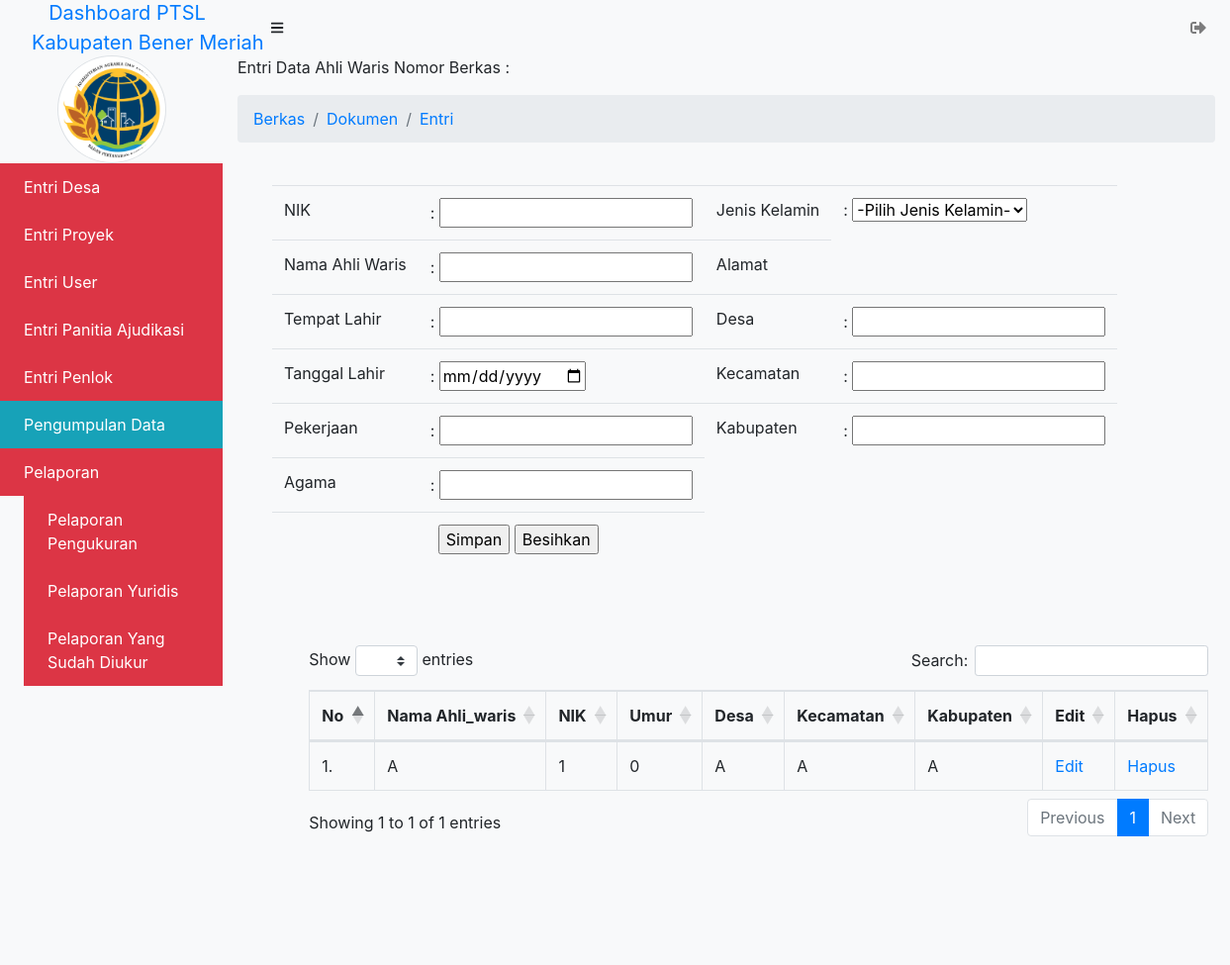
Before: /admin/pemb_berkas/dokumen/entri/entri_ahli_waris.php (signed in) with the older database file.
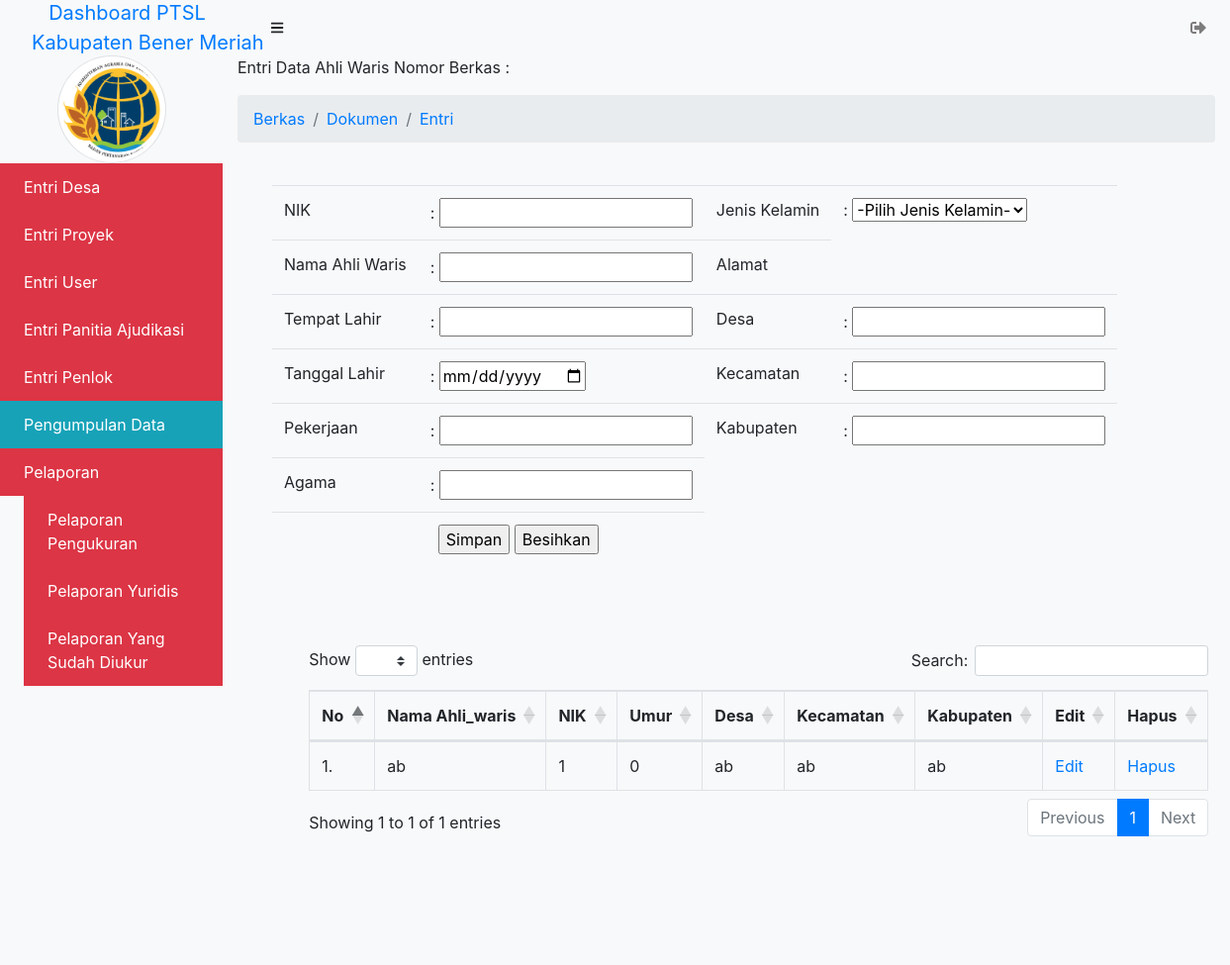
After: the same page with the newer database file.
### tables this page shows
CREATE TABLE `ahli_waris` (
  `id_ahli_waris` int(11) NOT NULL,
  `nik_ahli_waris` varchar(255) NOT NULL,
  `id_jk` int(11) NOT NULL,
  `nama_ahli_waris` varchar(255) NOT NULL,
  `temp_lahir_ahli_waris` varchar(255) NOT NULL,
  `desa_ahli_waris` varchar(255) NOT NULL,
  `tgl_lahir_ahli_waris` date DEFAULT NULL,
  `kecamatan_ahli_waris` varchar(255) NOT NULL,
  `pekerjaan_ahli_waris` varchar(255) NOT NULL,
  `kabupaten_ahli_waris` varchar(255) NOT NULL,
  `agama_ahli_waris` varchar(255) NOT NULL
);

### admin/pemb_berkas/dokumen/entri/entri_ahli_waris.php (the view, shortened to what the changed rows need)
<?php $title = "Entri Data Ahli Waris";
include_once('../../../_header.php');
?>
            <div id="layoutSidenav_content">
                <main>
<?php
function tambah($koneksi){
    ?>
                        <div class="row">
                            <div class="col-xl-auto offset-xl-1">
    <?php
}
function tampil_data($koneksi){
    $sql = "SELECT *, (Select YEAR(curdate()) - YEAR(tgl_lahir_ahli_waris)) AS usia FROM ahli_waris LEFT JOIN jenis_kelamin ON ahli_waris.id_jk = jenis_kelamin.id_jk";
    $query = mysqli_query($koneksi, $sql);
    $nomor = 1;
        echo "<fieldset>";
        echo "<div class='table-responsive'>";
        echo "<table class='table table-responsive-sm table-bordered table-hover' id='user' border='1' cellpadding='10'>";
        echo "<thead>";
            echo "<tr>";
            echo "<th>No</th>
                <th>Nama Ahli_waris</th>
                <th>NIK</th>
                <th>Umur</th>
                <th>Desa</th>
                <th>Kecamatan</th>
                <th>Kabupaten</th>
                <th>Edit</th>
                <th>Hapus</th>";
            echo "</tr>";
        echo "</thead>";
        echo "<tbody>";
    while($data = mysqli_fetch_array($query)){
        ?>
            <tr>
                <td><?= $nomor++; ?>.</td>
                <td><?php echo $data['nama_ahli_waris']; ?></td>
                <td><?php echo $data['nik_ahli_waris']; ?></td>
                <td><?php echo $data['usia']; ?></td>
                <td><?php echo $data['desa_ahli_waris']; ?></td>
                <td><?php echo $data['kecamatan_ahli_waris']; ?></td>
                <td><?php echo $data['kabupaten_ahli_waris']; ?></td>
                <td>
                    <a href="entri_ahli_waris.php?aksi=update&id=<?php echo $data['id_ahli_waris']; ?>
                    &nik_ahli_waris=<?php echo $data['nik_ahli_waris']; ?>&jk=<?php echo $data['id_jk']; ?>
                    &nama_ahli_waris=<?php echo $data['nama_ahli_waris']; ?>&temp_lahir_ahli_waris=<?php echo $data['temp_lahir_ahli_waris']; ?>
                    &desa_ahli_waris=<?php echo $data['desa_ahli_waris']; ?>&tgl_lahir_ahli_waris=<?php echo $data['tgl_lahir_ahli_waris']; ?>
                    &kecamatan_ahli_waris=<?php echo $data['kecamatan_ahli_waris']; ?>&pekerjaan_ahli_waris=<?php echo $data['pekerjaan_ahli_waris']; ?>
                    &kabupaten_ahli_waris=<?php echo $data['kabupaten_ahli_waris']; ?>&agama_ahli_waris=<?php echo $data['agama_ahli_waris']; ?>">Edit</a>
                </td>
                <td>
                    <a href="entri_ahli_waris.php?aksi=delete&id=<?php echo $data['id_ahli_waris']; ?>" onClick="return confirm('Yakin akan menghapus ahli_waris <?= $data['nama_ahli_waris']; ?>?')">Hapus</a>
                </td>
            </tr>
        <?php
    }
    echo "</tbody>";
    echo "</table>";
    echo "</fieldset>";
}
        ?>
        <?php
if (isset($_GET['aksi'])){
    switch($_GET['aksi']){
        case "create":
            echo '<a href="entri_ahli_waris.php"> &laquo; Home</a>';
            tambah($koneksi);
            break;
        case "read":
            tampil_data($koneksi);
            break;
        case "update":
            ubah($koneksi);
            tampil_data($koneksi);
            break;
        case "delete":
            hapus($koneksi);
            break;
        default:
            echo "<h3>Aksi <i>".$_GET['aksi']."</i> tidak ada!</h3>";
            tambah($koneksi);
            tampil_data($koneksi);
    }
} else {
    tambah($koneksi);
    tampil_data($koneksi);
}
?>
                            </div>
                        </div>
                    </div>
                </div>
<?php include_once('../../../_footer.php'); ?>

Changed rows visible on the page:
removed ahli_waris: nama_ahli_waris "A", nik_ahli_waris "1", usia "0", desa_ahli_waris "A", kecamatan_ahli_waris "A", kabupaten_ahli_waris "A"
added ahli_waris: nama_ahli_waris "ab", nik_ahli_waris "1", usia "0", desa_ahli_waris "ab", kecamatan_ahli_waris "ab", kabupaten_ahli_waris "ab"
